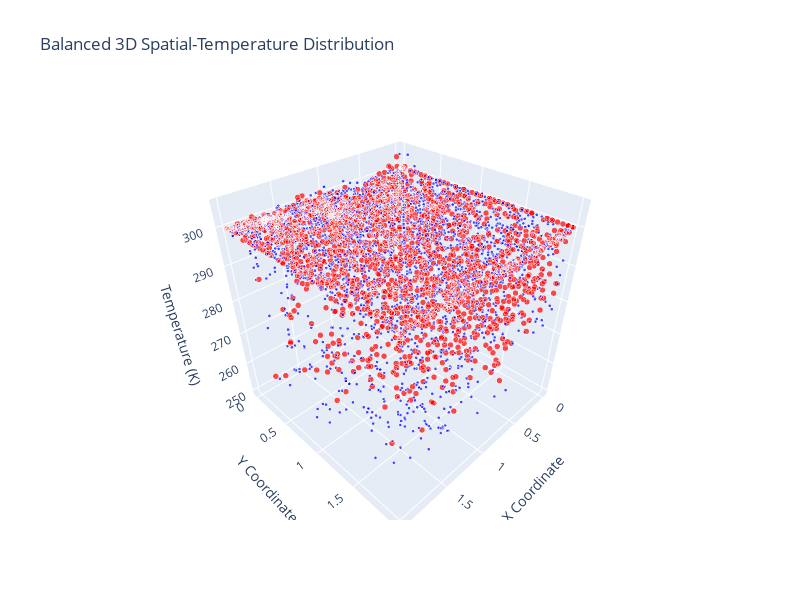

Here is the notebook cell this chart was saved with:
### Code cell
if not combined_df.empty:
    print(" Creating balanced data exploration visualizations...")
    
    # Set up the plotting environment
    fig, axes = plt.subplots(2, 3, figsize=(18, 12))
    fig.suptitle(' Balanced Methane Leak Detection - Data Exploration', fontsize=16, fontweight='bold')
    
    # Plot 1: Temperature distribution by leak status
    ax1 = axes[0, 0]
    leak_data = combined_df[combined_df['leak_status'] == 1]['temperature']
    no_leak_data = combined_df[combined_df['leak_status'] == 0]['temperature']
    
    ax1.hist(no_leak_data, bins=50, alpha=0.7, label=f'No Leak ({len(no_leak_data):,})', color='blue', density=True)
    ax1.hist(leak_data, bins=50, alpha=0.7, label=f'Leak ({len(leak_data):,})', color='red', density=True)
    ax1.set_xlabel('Temperature (K)')
    ax1.set_ylabel('Density')
    ax1.set_title(' Balanced Temperature Distribution')
    ax1.legend()
    ax1.grid(True, alpha=0.3)
    
    # Plot 2: Spatial distribution
    ax2 = axes[0, 1]
    colors = ['blue' if x == 0 else 'red' for x in combined_df['leak_status']]
    scatter = ax2.scatter(combined_df['x-coordinate'], combined_df['y-coordinate'], 
                         c=colors, alpha=0.6, s=1)
    ax2.set_xlabel('X Coordinate')
    ax2.set_ylabel('Y Coordinate')
    ax2.set_title('📍 Balanced Spatial Distribution')
    ax2.grid(True, alpha=0.3)
    
    # Plot 3: Class distribution by hole size
    ax3 = axes[0, 2]
    hole_leak_data = []
    hole_labels = []
    for hole_size in Config.HOLE_SIZES:
        if hole_size in combined_df['hole_size'].values:
            subset = combined_df[combined_df['hole_size'] == hole_size]
            leak_count = subset['leak_status'].sum()
            no_leak_count = (subset['leak_status'] == 0).sum()
            hole_leak_data.append([no_leak_count, leak_count])
            hole_labels.append(hole_size)
    
    if hole_leak_data:
        hole_array = np.array(hole_leak_data)
        x = np.arange(len(hole_labels))
        width = 0.35
        
        ax3.bar(x, hole_array[:, 0], width, label='No Leak', color='blue', alpha=0.7)
        ax3.bar(x, hole_array[:, 1], width, bottom=hole_array[:, 0], label='Leak', color='red', alpha=0.7)
        ax3.set_xlabel('Hole Size')
        ax3.set_ylabel('Sample Count')
        ax3.set_title(' Class Balance by Hole Size')
        ax3.set_xticks(x)
        ax3.set_xticklabels(hole_labels)
        ax3.legend()
        ax3.grid(True, alpha=0.3)
    
    # Plot 4: Temperature statistics by hole size
    ax4 = axes[1, 0]
    temp_by_hole = []
    hole_labels_temp = []
    for hole_size in Config.HOLE_SIZES:
        if hole_size in combined_df['hole_size'].values:
            temp_data = combined_df[combined_df['hole_size'] == hole_size]['temperature']
            if len(temp_data) > 0:
                temp_by_hole.append(temp_data)
                hole_labels_temp.append(hole_size)
    
    if temp_by_hole:
        bp = ax4.boxplot(temp_by_hole, labels=hole_labels_temp, patch_artist=True)
        colors = ['lightblue', 'lightgreen', 'lightcoral', 'lightyellow']
        for patch, color in zip(bp['boxes'], colors[:len(bp['boxes'])]):
            patch.set_facecolor(color)
        ax4.set_xlabel('Hole Size')
        ax4.set_ylabel('Temperature (K)')
        ax4.set_title(' Temperature by Hole Size')
        ax4.grid(True, alpha=0.3)
    
    # Plot 5: Confidence distribution
    ax5 = axes[1, 1]
    leak_conf = combined_df[combined_df['leak_status'] == 1]['leak_confidence']
    no_leak_conf = combined_df[combined_df['leak_status'] == 0]['leak_confidence']
    
    ax5.hist(no_leak_conf, bins=30, alpha=0.7, label='No Leak Confidence', color='blue', density=True)
    ax5.hist(leak_conf, bins=30, alpha=0.7, label='Leak Confidence', color='red', density=True)
    ax5.set_xlabel('Classification Confidence')
    ax5.set_ylabel('Density')
    ax5.set_title(' Classification Confidence')
    ax5.legend()
    ax5.grid(True, alpha=0.3)
    
    # Plot 6: Criteria count distribution
    ax6 = axes[1, 2]
    criteria_counts = combined_df['criteria_count'].value_counts().sort_index()
    bars = ax6.bar(criteria_counts.index, criteria_counts.values, 
                   color=['lightcoral' if i >= 3 else 'lightblue' for i in criteria_counts.index])
    ax6.set_xlabel('Number of Criteria Met')
    ax6.set_ylabel('Sample Count')
    ax6.set_title(' Classification Criteria Distribution')
    ax6.grid(True, alpha=0.3)
    
    # Add value labels on bars
    for bar, count in zip(bars, criteria_counts.values):
        ax6.text(bar.get_x() + bar.get_width()/2, bar.get_height() + max(criteria_counts.values)*0.01, 
                f'{count}', ha='center', va='bottom')
    
    plt.tight_layout()
    plt.show()
    
    # Class balance summary
    print(f"\n⚖️ CLASS BALANCE VERIFICATION:")
    print(f"{'='*50}")
    leak_count = combined_df['leak_status'].sum()
    total_count = len(combined_df)
    no_leak_count = total_count - leak_count
    leak_ratio = leak_count / total_count
    
    print(f" No Leak samples: {no_leak_count:,} ({(1-leak_ratio):.1%})")
    print(f" Leak samples: {leak_count:,} ({leak_ratio:.1%})")
    print(f" Balance ratio: {leak_ratio:.1%} (Target: {Config.TARGET_LEAK_RATIO:.1%})")
    
    balance_status = "EXCELLENT" if abs(leak_ratio - Config.TARGET_LEAK_RATIO) < 0.05 else "GOOD" if abs(leak_ratio - Config.TARGET_LEAK_RATIO) < 0.1 else "NEEDS IMPROVEMENT"
    print(f" Balance status: {balance_status}")
    
    # Interactive Plotly visualization
    print("\n Creating interactive 3D visualization...")
    
    # Sample data for performance if too large
    if len(combined_df) > 5000:
        # Stratified sampling to maintain balance
        leak_sample = combined_df[combined_df['leak_status'] == 1].sample(n=2000, random_state=42)
        no_leak_sample = combined_df[combined_df['leak_status'] == 0].sample(n=3000, random_state=42)
        sample_df = pd.concat([leak_sample, no_leak_sample]).sample(frac=1, random_state=42)
        print(f"📊 Showing stratified sample of 5000 points for performance")
    else:
        sample_df = combined_df
    
    colors = ['blue' if x == 0 else 'red' for x in sample_df['leak_status']]
    sizes = [4 if x == 1 else 2 for x in sample_df['leak_status']]  # Larger markers for leaks
    
    fig_3d = go.Figure(data=go.Scatter3d(
        x=sample_df['x-coordinate'],
        y=sample_df['y-coordinate'],
        z=sample_df['temperature'],
        mode='markers',
        marker=dict(
            color=colors,
            size=sizes,
            opacity=0.7
        ),
        text=[f"Status: {'🔥 Leak' if status else '✅ No Leak'}<br>Hole: {hole}<br>Confidence: {conf:.2f}<br>Criteria: {crit}" 
              for status, hole, conf, crit in zip(sample_df['leak_status'], sample_df['hole_size'], 
                                                 sample_df['leak_confidence'], sample_df['criteria_count'])],
        hovertemplate='X: %{x}<br>Y: %{y}<br>Temp: %{z:.1f}K<br>%{text}<extra></extra>'
    ))
    
    fig_3d.update_layout(
        title=' Balanced 3D Spatial-Temperature Distribution',
        scene=dict(
            xaxis_title='X Coordinate',
            yaxis_title='Y Coordinate',
            zaxis_title='Temperature (K)'
        ),
        width=800,
        height=600
    )
    
    fig_3d.show()
    
else:
    print(" No data available for visualization")

### Figure 1 — Plotly figure (JSON) as saved in the notebook; plotly's stock layout.template omitted (floating-point values rounded to 4 significant figures; data arrays with more than 128 entries replaced by an {"elided": "..."} marker saying what was removed)
{"data": [{"hovertemplate": "X: %{x}<br>Y: %{y}<br>Temp: %{z:.1f}K<br>%{text}<extra></extra>", "marker": {"color": {"elided": "5000 str values"}, "opacity": 0.7, "size": {"elided": "5000 int values"}}, "mode": "markers", "text": {"elided": "5000 str values"}, "type": "scatter3d", "x": {"elided": "5000 float values"}, "y": {"elided": "5000 float values"}, "z": {"elided": "5000 float values"}}], "layout": {"height": 600, "scene": {"xaxis": {"title": {"text": "X Coordinate"}}, "yaxis": {"title": {"text": "Y Coordinate"}}, "zaxis": {"title": {"text": "Temperature (K)"}}}, "title": {"text": " Balanced 3D Spatial-Temperature Distribution"}, "width": 800}}
